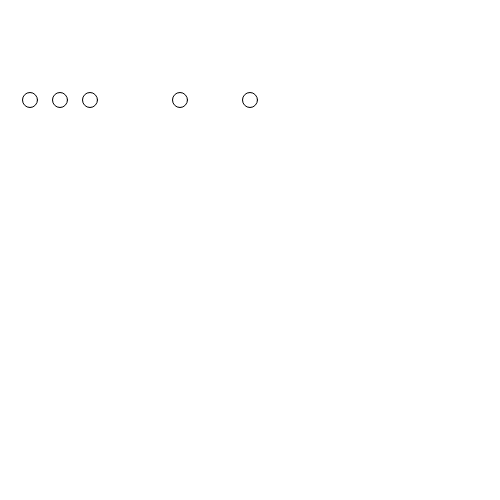
Frame 1 (no input)
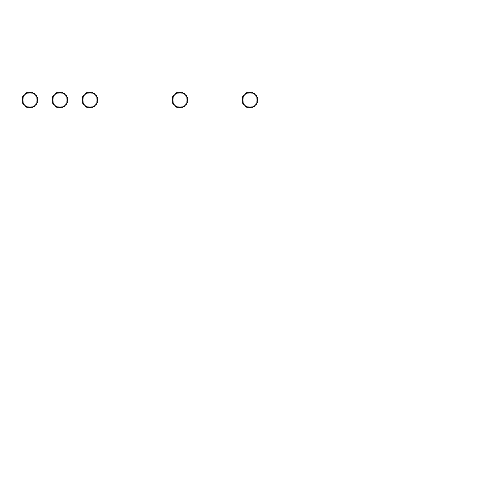
Frame 60 (no input)
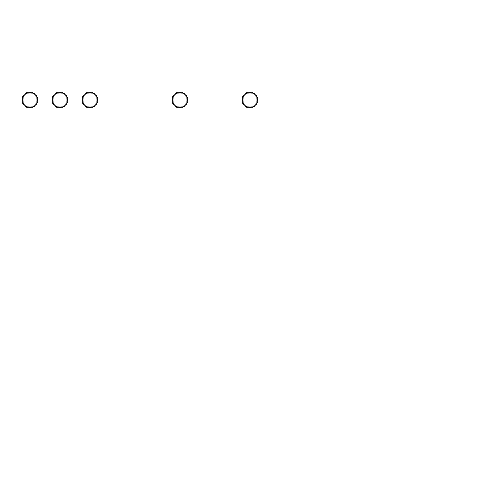
Frame 120 (the mouse pressed at the canvas centre since frame 60)

The p5.js sketch that drew these frames (run headless with seeded random() and noise() and a simulated clock; from frame 60 on, the mouse is pressed at the canvas centre):

// p5.js sketch
// ── sketch.js
//declaramos, creamos y asignamos un array de floats
let valoresA = [];
//esta es solo una manera de crear arrays

function setup() {
  
  valoresA = [30,60,90,180,250];
  
  createCanvas(500, 500);
}

function draw() {
  //Ocupamos esos valores guardados para posicionar en x varias elipses 
  ellipse(valoresA[0], 100, 15, 15);
  ellipse(valoresA[1], 100, 15, 15);
  ellipse(valoresA[2], 100, 15, 15);
  ellipse(valoresA[3], 100, 15, 15);
  ellipse(valoresA[4], 100, 15, 15);
}
